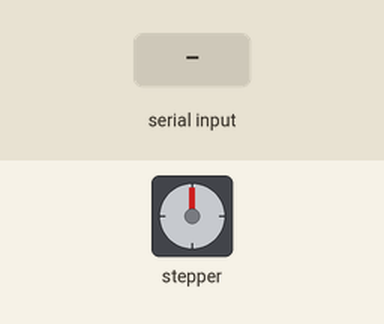
This program was run on a simulated Raspberry Pi (header pin numbers). Shown: stepper motor. The test bench sets the inputs (shaded band). The stepper is drawn at 200 steps a turn; what the program prints to the terminal is not drawn.

Above: at 1.2 s.
1.3 s: "0" typed at the terminal, then Enter
At 1.45 s:
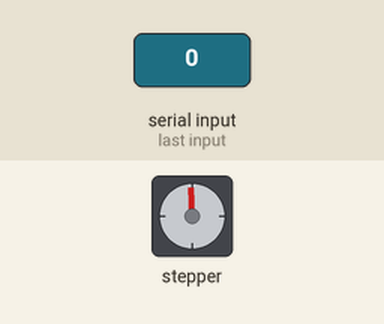
At 2.05 s:
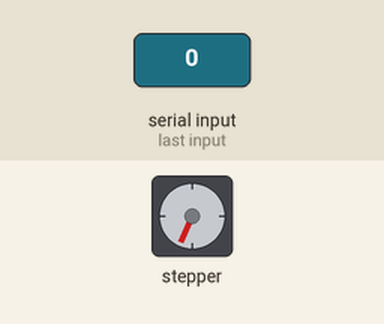
13.3 s: "0" typed at the terminal, then Enter
At 13.48 s:
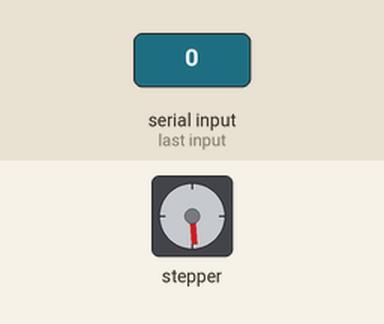
Timing chart, 0 to 22.3 s (numbered marks = the images above; inputs shaded):
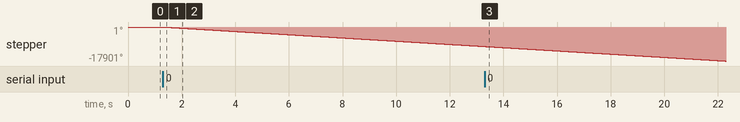

Measured:
- after the input at 1.3 s, stepper: keeps turning counter-clockwise at about 853°/s, starting at once

The program:

drv_test.py
```python
import RPi.GPIO as GPIO
import time

GPIO.setwarnings(False)
GPIO.setmode(GPIO.BOARD)
GPIO.cleanup
#GPIO.cleanup

# Pines de salida (al drv8825)
dirPin = 8
stepPin = 10

GPIO.setup(dirPin,GPIO.OUT)
GPIO.setup(stepPin,GPIO.OUT)

# Constantes
# Direccion = 1 - ADELANTE
# Direccion = 2 - ATRAS
direccion = 2

#Flag = true  (actuar)
#Flag = false (no actuar)
Flag = False

MaxSteps = 6667; # max
#MaxSteps = 6; # max


while True :
    if Flag == True :
        if direccion == 1 :
            GPIO.output(dirPin,True)

        elif direccion == 2 :
            GPIO.output(dirPin,False)

        for j in range(MaxSteps) :
            GPIO.output(stepPin,True)
            time.sleep(0.001)
            GPIO.output(stepPin,False)
            time.sleep(0.001)
            print(j)

        Flag = False


    else :
        #print("p")
        Flag = input()
        if Flag == "0" :
            Flag = True
        else :
            Flag = False

        print(Flag)
```
